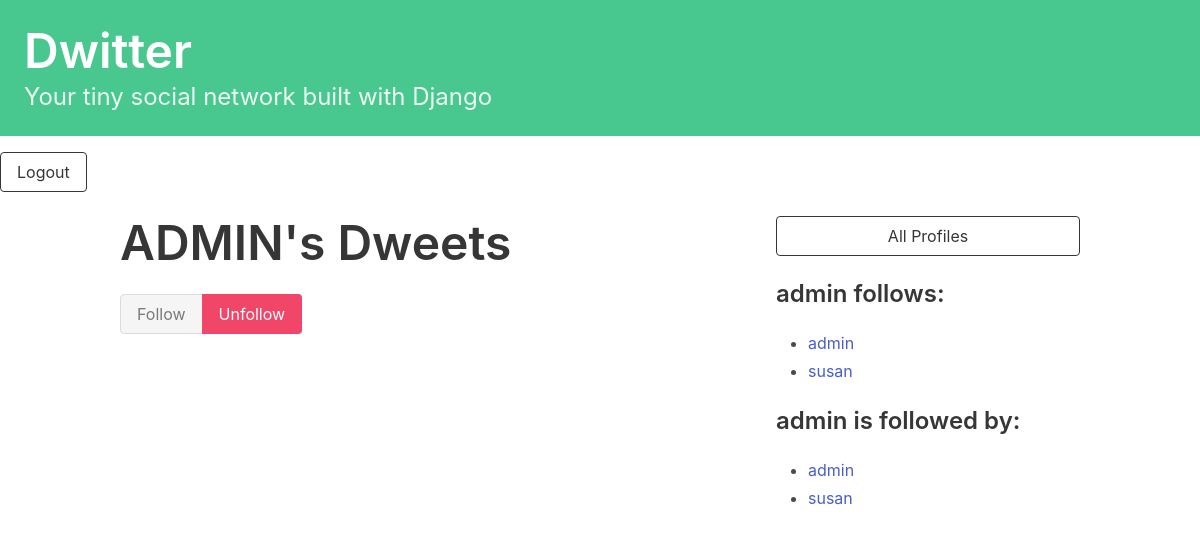
The app's page /profile/1 (signed in), older data.
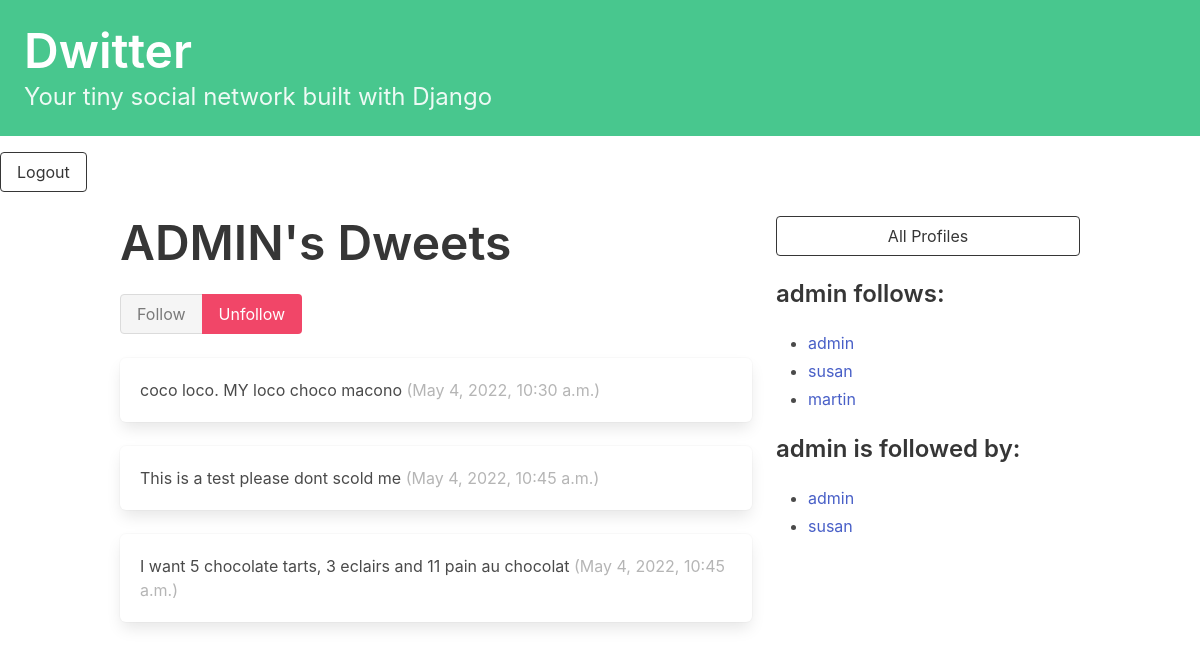
The same page, newer data.
### dwitter/models.py (models this page shows, shortened)
class Profile(models.Model):
    user = models.OneToOneField(User, on_delete=models.CASCADE)
    follows = models.ManyToManyField(
        "self",
        related_name="followed_by",
        symmetrical=False,
        blank=True
    )
    def __str__(self):
        return self.user.username

class Dweet(models.Model):
    user = models.ForeignKey(
        User, related_name="dweets", on_delete=models.DO_NOTHING
        )
    body = models.CharField(max_length=140)
    created_at = models.DateTimeField(auto_now_add=True)

### dwitter/views.py (the view, shortened to what this page needs)
# urls.py: path("profile/<int:pk>", profile, name="profile"),
@login_required
def profile(request, pk):
    if not hasattr(request.user, 'profile'):
        missing_profile = Profile(user=request.user)
        missing_profile.save()
    profile = Profile.objects.get(pk=pk)
    return render(request, "dwitter/profile.html", {"profile": profile})

### dwitter/templates/dwitter/profile.html (shortened to what this page needs)
{% extends "base.html" %}
{% block content %}
<div class="column">
    <div class="block">
    <h1 class="title is-1">
        {{profile.user.username|upper}}'s Dweets
    </h1>
    <form method="post">
        <div class="buttons has-addons">
            {% if profile in user.profile.follows.all %}
                <button class="button is-success is-static">Follow</button>
                <button class="button is-danger" name="follow" value="unfollow">
                    Unfollow
                </button>
            {% else %}
                <button class="button is-success" name="follow" value="follow">
                    Follow
                </button>
                <button class="button is-danger is-static">Unfollow</button>
            {% endif %}
        </div>
    </form>
    </div>
      <div class="content">
        {% for dweet in profile.user.dweets.all %}
        <div class="box">
            {{ dweet.body }}
            <span class="is-small has-text-grey-light">
                ({{dweet.created_at }})
            </span>
        </div>
        {% endfor %}
    </div>
</div>
<div class="column is-one-third">
    <div class="block">
        <a href="{% url 'dwitter:profile_list' %}">
            <button class="button is-dark is-outlined is-fullwidth">
                All Profiles
            </button>
        </a>
    </div>
    <div class="block">
        <h3 class="title is-4">
            {{profile.user.username}} follows:
        </h3>
        <div class="content">
            <ul>
            {% for following in profile.follows.all %}
                <li>
                    <a href="{% url 'dwitter:profile' following.id %}" >
                        {{ following }}
                    </a>
                </li>
            {% endfor %}
            </ul>
        </div>
    </div>
    <div class="block">
        <h3 class="title is-4">
            {{profile.user.username}} is followed by:
        </h3>
        <div class="content">
            <ul>
            {% for follower in profile.followed_by.all %}
                <li>
                    <a href="{% url 'dwitter:profile' follower.id %}">
                        {{ follower }}
                    </a>
                </li>
            {% endfor %}
            </ul>
        </div>
    </div>
</div>
{% endblock content %}

Row changes from the older to the newer data that the page shows:
added Dweet: body "coco loco. MY loco choco macono", created_at "May 4, 2022, 10:30 a.m."
added Dweet: body "This is a test please dont scold me", created_at "May 4, 2022, 10:45 a.m."
added Dweet: body "I want 5 chocolate tarts, 3 eclairs and 11 pain au chocolat", created_at "May 4, 2022, 10:45 a.m."
now on this page (row unchanged): Profile: user.username "martin", shown under "admin follows:"
